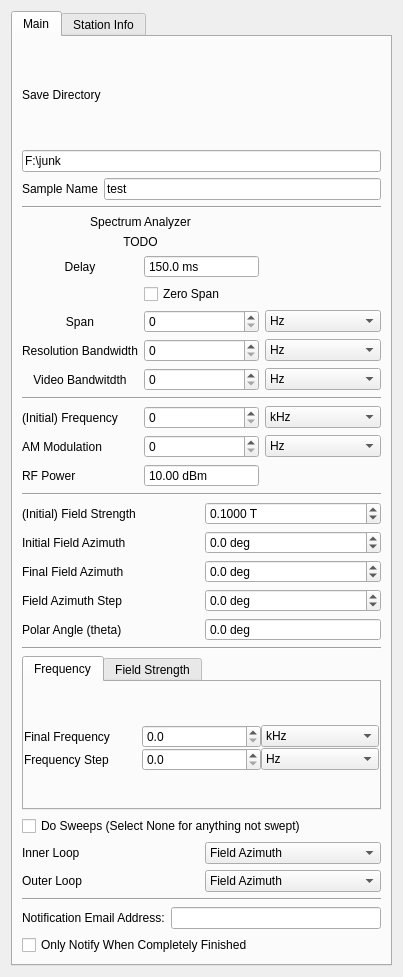
<?xml version="1.0" encoding="UTF-8"?>
<ui version="4.0">
 <class>Form</class>
 <widget class="QWidget" name="Form">
  <property name="geometry">
   <rect>
    <x>0</x>
    <y>0</y>
    <width>403</width>
    <height>977</height>
   </rect>
  </property>
  <property name="windowTitle">
   <string>Form</string>
  </property>
  <layout class="QVBoxLayout" name="verticalLayout">
   <item>
    <widget class="QTabWidget" name="tabWidget">
     <property name="currentIndex">
      <number>0</number>
     </property>
     <widget class="QWidget" name="tab">
      <attribute name="title">
       <string>Main</string>
      </attribute>
      <layout class="QVBoxLayout" name="verticalLayout_10">
       <item>
        <layout class="QGridLayout" name="save_params">
         <item row="2" column="0">
          <widget class="QLabel" name="label_12">
           <property name="enabled">
            <bool>true</bool>
           </property>
           <property name="text">
            <string>Sample Name</string>
           </property>
          </widget>
         </item>
         <item row="2" column="1">
          <widget class="QLineEdit" name="sample_name">
           <property name="text">
            <string>test</string>
           </property>
           <property name="placeholderText">
            <string>test</string>
           </property>
          </widget>
         </item>
         <item row="1" column="0" colspan="2">
          <widget class="QLineEdit" name="save_dir">
           <property name="text">
            <string>F:\junk</string>
           </property>
          </widget>
         </item>
         <item row="0" column="0" colspan="2">
          <widget class="QLabel" name="label_8">
           <property name="text">
            <string>Save Directory</string>
           </property>
          </widget>
         </item>
        </layout>
       </item>
       <item>
        <widget class="Line" name="line_3">
         <property name="orientation">
          <enum>Qt::Horizontal</enum>
         </property>
        </widget>
       </item>
       <item>
        <layout class="QGridLayout" name="lockin_params">
         <item row="5" column="1">
          <widget class="QSpinBox" name="rb">
           <property name="maximum">
            <number>999</number>
           </property>
          </widget>
         </item>
         <item row="6" column="1">
          <widget class="QSpinBox" name="vb">
           <property name="maximum">
            <number>999</number>
           </property>
          </widget>
         </item>
         <item row="5" column="2">
          <widget class="QComboBox" name="rb_mult">
           <item>
            <property name="text">
             <string>Hz</string>
            </property>
           </item>
           <item>
            <property name="text">
             <string>kHz</string>
            </property>
           </item>
           <item>
            <property name="text">
             <string>MHz</string>
            </property>
           </item>
           <item>
            <property name="text">
             <string>GHz</string>
            </property>
           </item>
          </widget>
         </item>
         <item row="6" column="0">
          <widget class="QLabel" name="label_23">
           <property name="text">
            <string>Video Bandwitdth</string>
           </property>
           <property name="alignment">
            <set>Qt::AlignCenter</set>
           </property>
          </widget>
         </item>
         <item row="5" column="0">
          <widget class="QLabel" name="label_18">
           <property name="text">
            <string>Resolution Bandwidth</string>
           </property>
           <property name="alignment">
            <set>Qt::AlignCenter</set>
           </property>
          </widget>
         </item>
         <item row="6" column="2">
          <widget class="QComboBox" name="vb_mult">
           <item>
            <property name="text">
             <string>Hz</string>
            </property>
           </item>
           <item>
            <property name="text">
             <string>kHz</string>
            </property>
           </item>
           <item>
            <property name="text">
             <string>MHz</string>
            </property>
           </item>
           <item>
            <property name="text">
             <string>GHz</string>
            </property>
           </item>
          </widget>
         </item>
         <item row="4" column="0">
          <widget class="QLabel" name="label_2">
           <property name="text">
            <string>Span</string>
           </property>
           <property name="alignment">
            <set>Qt::AlignCenter</set>
           </property>
          </widget>
         </item>
         <item row="3" column="1">
          <widget class="QCheckBox" name="zero_span">
           <property name="text">
            <string>Zero Span</string>
           </property>
          </widget>
         </item>
         <item row="2" column="1">
          <widget class="QDoubleSpinBox" name="delay">
           <property name="buttonSymbols">
            <enum>QAbstractSpinBox::NoButtons</enum>
           </property>
           <property name="suffix">
            <string> ms</string>
           </property>
           <property name="decimals">
            <number>1</number>
           </property>
           <property name="maximum">
            <double>5000.000000000000000</double>
           </property>
           <property name="value">
            <double>150.000000000000000</double>
           </property>
          </widget>
         </item>
         <item row="2" column="0">
          <widget class="QLabel" name="label_15">
           <property name="text">
            <string>Delay</string>
           </property>
           <property name="alignment">
            <set>Qt::AlignCenter</set>
           </property>
          </widget>
         </item>
         <item row="0" column="0" colspan="2">
          <widget class="QLabel" name="label_7">
           <property name="text">
            <string>Spectrum Analyzer</string>
           </property>
           <property name="alignment">
            <set>Qt::AlignCenter</set>
           </property>
          </widget>
         </item>
         <item row="1" column="0" colspan="2">
          <widget class="QLabel" name="label_3">
           <property name="text">
            <string>TODO</string>
           </property>
           <property name="alignment">
            <set>Qt::AlignCenter</set>
           </property>
          </widget>
         </item>
         <item row="4" column="1">
          <widget class="QSpinBox" name="span">
           <property name="maximum">
            <number>999</number>
           </property>
          </widget>
         </item>
         <item row="4" column="2">
          <widget class="QComboBox" name="span_mult">
           <item>
            <property name="text">
             <string>Hz</string>
            </property>
           </item>
           <item>
            <property name="text">
             <string>kHz</string>
            </property>
           </item>
           <item>
            <property name="text">
             <string>MHz</string>
            </property>
           </item>
           <item>
            <property name="text">
             <string>GHz</string>
            </property>
           </item>
          </widget>
         </item>
        </layout>
       </item>
       <item>
        <widget class="Line" name="line_2">
         <property name="orientation">
          <enum>Qt::Horizontal</enum>
         </property>
        </widget>
       </item>
       <item>
        <layout class="QGridLayout" name="field_params">
         <item row="1" column="0">
          <widget class="QLabel" name="label_4">
           <property name="text">
            <string>(Initial) Frequency</string>
           </property>
          </widget>
         </item>
         <item row="1" column="2">
          <widget class="QComboBox" name="freq_start_mult">
           <item>
            <property name="text">
             <string>kHz</string>
            </property>
           </item>
           <item>
            <property name="text">
             <string>MHz</string>
            </property>
           </item>
           <item>
            <property name="text">
             <string>GHz</string>
            </property>
           </item>
          </widget>
         </item>
         <item row="4" column="1">
          <widget class="QDoubleSpinBox" name="rf_power">
           <property name="buttonSymbols">
            <enum>QAbstractSpinBox::NoButtons</enum>
           </property>
           <property name="suffix">
            <string> dBm</string>
           </property>
           <property name="maximum">
            <double>25.000000000000000</double>
           </property>
           <property name="value">
            <double>10.000000000000000</double>
           </property>
          </widget>
         </item>
         <item row="4" column="0">
          <widget class="QLabel" name="label_13">
           <property name="text">
            <string>RF Power</string>
           </property>
          </widget>
         </item>
         <item row="2" column="0">
          <widget class="QLabel" name="label">
           <property name="text">
            <string>AM Modulation</string>
           </property>
          </widget>
         </item>
         <item row="2" column="2">
          <widget class="QComboBox" name="AM_freq_mult">
           <item>
            <property name="text">
             <string>Hz</string>
            </property>
           </item>
           <item>
            <property name="text">
             <string>kHz</string>
            </property>
           </item>
          </widget>
         </item>
         <item row="1" column="1">
          <widget class="QSpinBox" name="freq_start">
           <property name="maximum">
            <number>999</number>
           </property>
          </widget>
         </item>
         <item row="2" column="1">
          <widget class="QDoubleSpinBox" name="AM_freq">
           <property name="decimals">
            <number>0</number>
           </property>
           <property name="maximum">
            <double>999999.000000000000000</double>
           </property>
          </widget>
         </item>
        </layout>
       </item>
       <item>
        <widget class="Line" name="line">
         <property name="orientation">
          <enum>Qt::Horizontal</enum>
         </property>
        </widget>
       </item>
       <item>
        <layout class="QGridLayout" name="initial_params">
         <item row="0" column="1">
          <widget class="QLabel" name="label_20">
           <property name="text">
            <string>(Initial) Field Strength</string>
           </property>
          </widget>
         </item>
         <item row="2" column="2">
          <widget class="QDoubleSpinBox" name="azimuth_end">
           <property name="suffix">
            <string> deg</string>
           </property>
           <property name="decimals">
            <number>1</number>
           </property>
           <property name="minimum">
            <double>-360.000000000000000</double>
           </property>
           <property name="maximum">
            <double>360.000000000000000</double>
           </property>
          </widget>
         </item>
         <item row="3" column="1">
          <widget class="QLabel" name="label_5">
           <property name="text">
            <string>Field Azimuth Step</string>
           </property>
          </widget>
         </item>
         <item row="4" column="1">
          <widget class="QLabel" name="label_17">
           <property name="text">
            <string>Polar Angle (theta)</string>
           </property>
          </widget>
         </item>
         <item row="0" column="2">
          <widget class="QDoubleSpinBox" name="field_start">
           <property name="suffix">
            <string> T</string>
           </property>
           <property name="decimals">
            <number>4</number>
           </property>
           <property name="value">
            <double>0.100000000000000</double>
           </property>
          </widget>
         </item>
         <item row="4" column="2">
          <widget class="QDoubleSpinBox" name="polar_angle">
           <property name="buttonSymbols">
            <enum>QAbstractSpinBox::NoButtons</enum>
           </property>
           <property name="suffix">
            <string> deg</string>
           </property>
           <property name="decimals">
            <number>1</number>
           </property>
           <property name="minimum">
            <double>-90.000000000000000</double>
           </property>
           <property name="maximum">
            <double>90.000000000000000</double>
           </property>
           <property name="singleStep">
            <double>0.010000000000000</double>
           </property>
          </widget>
         </item>
         <item row="3" column="2">
          <widget class="QDoubleSpinBox" name="azimuth_step">
           <property name="suffix">
            <string> deg</string>
           </property>
           <property name="decimals">
            <number>1</number>
           </property>
           <property name="minimum">
            <double>-360.000000000000000</double>
           </property>
           <property name="maximum">
            <double>360.000000000000000</double>
           </property>
          </widget>
         </item>
         <item row="2" column="1">
          <widget class="QLabel" name="label_16">
           <property name="text">
            <string>Final Field Azimuth</string>
           </property>
          </widget>
         </item>
         <item row="1" column="1">
          <widget class="QLabel" name="label_25">
           <property name="text">
            <string>Initial Field Azimuth</string>
           </property>
          </widget>
         </item>
         <item row="1" column="2">
          <widget class="QDoubleSpinBox" name="azimuth_start">
           <property name="suffix">
            <string> deg</string>
           </property>
           <property name="decimals">
            <number>1</number>
           </property>
           <property name="minimum">
            <double>-360.000000000000000</double>
           </property>
           <property name="maximum">
            <double>360.000000000000000</double>
           </property>
          </widget>
         </item>
        </layout>
       </item>
       <item>
        <widget class="Line" name="line_4">
         <property name="orientation">
          <enum>Qt::Horizontal</enum>
         </property>
        </widget>
       </item>
       <item>
        <widget class="QTabWidget" name="sweep_type_tab">
         <property name="enabled">
          <bool>true</bool>
         </property>
         <property name="sizePolicy">
          <sizepolicy hsizetype="Expanding" vsizetype="Preferred">
           <horstretch>0</horstretch>
           <verstretch>0</verstretch>
          </sizepolicy>
         </property>
         <property name="maximumSize">
          <size>
           <width>500</width>
           <height>16777215</height>
          </size>
         </property>
         <property name="tabPosition">
          <enum>QTabWidget::North</enum>
         </property>
         <property name="currentIndex">
          <number>0</number>
         </property>
         <widget class="QWidget" name="angle_tab">
          <attribute name="title">
           <string>Frequency</string>
          </attribute>
          <layout class="QVBoxLayout" name="verticalLayout_5">
           <property name="spacing">
            <number>0</number>
           </property>
           <property name="leftMargin">
            <number>0</number>
           </property>
           <property name="topMargin">
            <number>6</number>
           </property>
           <property name="rightMargin">
            <number>0</number>
           </property>
           <property name="bottomMargin">
            <number>0</number>
           </property>
           <item>
            <layout class="QGridLayout" name="angle_params">
             <item row="0" column="0">
              <widget class="QLabel" name="label_19">
               <property name="text">
                <string>Final Frequency</string>
               </property>
              </widget>
             </item>
             <item row="0" column="1">
              <widget class="QDoubleSpinBox" name="freq_end">
               <property name="suffix">
                <string/>
               </property>
               <property name="decimals">
                <number>1</number>
               </property>
               <property name="maximum">
                <double>360.000000000000000</double>
               </property>
               <property name="singleStep">
                <double>0.500000000000000</double>
               </property>
               <property name="value">
                <double>0.000000000000000</double>
               </property>
              </widget>
             </item>
             <item row="1" column="1">
              <widget class="QDoubleSpinBox" name="freq_step">
               <property name="suffix">
                <string/>
               </property>
               <property name="decimals">
                <number>1</number>
               </property>
               <property name="maximum">
                <double>360.000000000000000</double>
               </property>
               <property name="singleStep">
                <double>0.500000000000000</double>
               </property>
               <property name="value">
                <double>0.000000000000000</double>
               </property>
              </widget>
             </item>
             <item row="1" column="0">
              <widget class="QLabel" name="label_9">
               <property name="text">
                <string>Frequency Step</string>
               </property>
              </widget>
             </item>
             <item row="0" column="2">
              <widget class="QComboBox" name="freq_end_mult">
               <item>
                <property name="text">
                 <string>kHz</string>
                </property>
               </item>
               <item>
                <property name="text">
                 <string>MHz</string>
                </property>
               </item>
               <item>
                <property name="text">
                 <string>GHz</string>
                </property>
               </item>
              </widget>
             </item>
             <item row="1" column="2">
              <widget class="QComboBox" name="freq_step_mult">
               <item>
                <property name="text">
                 <string>Hz</string>
                </property>
               </item>
               <item>
                <property name="text">
                 <string>kHz</string>
                </property>
               </item>
               <item>
                <property name="text">
                 <string>MHz</string>
                </property>
               </item>
               <item>
                <property name="text">
                 <string>GHz</string>
                </property>
               </item>
              </widget>
             </item>
            </layout>
           </item>
          </layout>
         </widget>
         <widget class="QWidget" name="freq_tab">
          <attribute name="title">
           <string>Field Strength</string>
          </attribute>
          <layout class="QVBoxLayout" name="verticalLayout_8">
           <property name="spacing">
            <number>0</number>
           </property>
           <property name="leftMargin">
            <number>0</number>
           </property>
           <property name="topMargin">
            <number>6</number>
           </property>
           <property name="rightMargin">
            <number>0</number>
           </property>
           <property name="bottomMargin">
            <number>0</number>
           </property>
           <item>
            <layout class="QGridLayout" name="freq_params">
             <item row="0" column="0">
              <widget class="QLabel" name="label_10">
               <property name="text">
                <string>Final Field</string>
               </property>
              </widget>
             </item>
             <item row="0" column="1">
              <widget class="QDoubleSpinBox" name="field_end">
               <property name="suffix">
                <string> T</string>
               </property>
               <property name="decimals">
                <number>4</number>
               </property>
               <property name="maximum">
                <double>0.300000000000000</double>
               </property>
               <property name="singleStep">
                <double>0.500000000000000</double>
               </property>
               <property name="value">
                <double>0.200000000000000</double>
               </property>
              </widget>
             </item>
             <item row="1" column="0">
              <widget class="QLabel" name="label_11">
               <property name="text">
                <string>Field Step</string>
               </property>
              </widget>
             </item>
             <item row="1" column="1">
              <widget class="QDoubleSpinBox" name="field_step">
               <property name="suffix">
                <string> T</string>
               </property>
               <property name="decimals">
                <number>4</number>
               </property>
               <property name="maximum">
                <double>0.270000000000000</double>
               </property>
               <property name="singleStep">
                <double>0.500000000000000</double>
               </property>
               <property name="value">
                <double>0.270000000000000</double>
               </property>
              </widget>
             </item>
            </layout>
           </item>
          </layout>
         </widget>
        </widget>
       </item>
       <item>
        <widget class="QCheckBox" name="do_sweeps">
         <property name="text">
          <string>Do Sweeps (Select None for anything not swept)</string>
         </property>
        </widget>
       </item>
       <item>
        <layout class="QGridLayout" name="gridLayout_2">
         <item row="1" column="0">
          <widget class="QLabel" name="label_22">
           <property name="text">
            <string>Outer Loop</string>
           </property>
          </widget>
         </item>
         <item row="0" column="0">
          <widget class="QLabel" name="label_21">
           <property name="text">
            <string>Inner Loop</string>
           </property>
          </widget>
         </item>
         <item row="0" column="1">
          <widget class="QComboBox" name="sweep_param_1">
           <property name="currentIndex">
            <number>0</number>
           </property>
           <item>
            <property name="text">
             <string>Field Azimuth</string>
            </property>
           </item>
           <item>
            <property name="text">
             <string>Field_Strength</string>
            </property>
           </item>
           <item>
            <property name="text">
             <string>None</string>
            </property>
           </item>
          </widget>
         </item>
         <item row="1" column="1">
          <widget class="QComboBox" name="sweep_param_2">
           <property name="currentIndex">
            <number>0</number>
           </property>
           <item>
            <property name="text">
             <string>Field Azimuth</string>
            </property>
           </item>
           <item>
            <property name="text">
             <string>Field Strength</string>
            </property>
           </item>
           <item>
            <property name="text">
             <string>None</string>
            </property>
           </item>
          </widget>
         </item>
        </layout>
       </item>
       <item>
        <widget class="Line" name="line_5">
         <property name="orientation">
          <enum>Qt::Horizontal</enum>
         </property>
        </widget>
       </item>
       <item>
        <layout class="QHBoxLayout" name="horizontalLayout">
         <item>
          <widget class="QLabel" name="label_24">
           <property name="text">
            <string>Notification Email Address:</string>
           </property>
          </widget>
         </item>
         <item>
          <widget class="QLineEdit" name="notify_email"/>
         </item>
        </layout>
       </item>
       <item>
        <widget class="QCheckBox" name="notify_at_end">
         <property name="text">
          <string>Only Notify When Completely Finished</string>
         </property>
        </widget>
       </item>
      </layout>
     </widget>
     <widget class="QWidget" name="tab_3">
      <attribute name="title">
       <string>Station Info</string>
      </attribute>
      <layout class="QVBoxLayout" name="verticalLayout_4">
       <item>
        <layout class="QGridLayout" name="station_params">
         <item row="0" column="0">
          <widget class="QLabel" name="label_12">
           <property name="enabled">
            <bool>true</bool>
           </property>
           <property name="text">
            <string>Probe Station</string>
           </property>
          </widget>
         </item>
         <item row="0" column="1">
          <widget class="QLabel" name="station_name">
           <property name="enabled">
            <bool>true</bool>
           </property>
          </widget>
         </item>
         <item row="2" column="0" colspan="2">
          <widget class="QLineEdit" name="calib_file"/>
         </item>
         <item row="1" column="0">
          <widget class="QLabel" name="label_12">
           <property name="enabled">
            <bool>true</bool>
           </property>
           <property name="text">
            <string>Calibration File</string>
           </property>
          </widget>
         </item>
        </layout>
       </item>
       <item>
        <spacer name="verticalSpacer_2">
         <property name="orientation">
          <enum>Qt::Vertical</enum>
         </property>
         <property name="sizeHint" stdset="0">
          <size>
           <width>20</width>
           <height>842</height>
          </size>
         </property>
        </spacer>
       </item>
      </layout>
     </widget>
    </widget>
   </item>
  </layout>
 </widget>
 <resources/>
 <connections/>
</ui>
